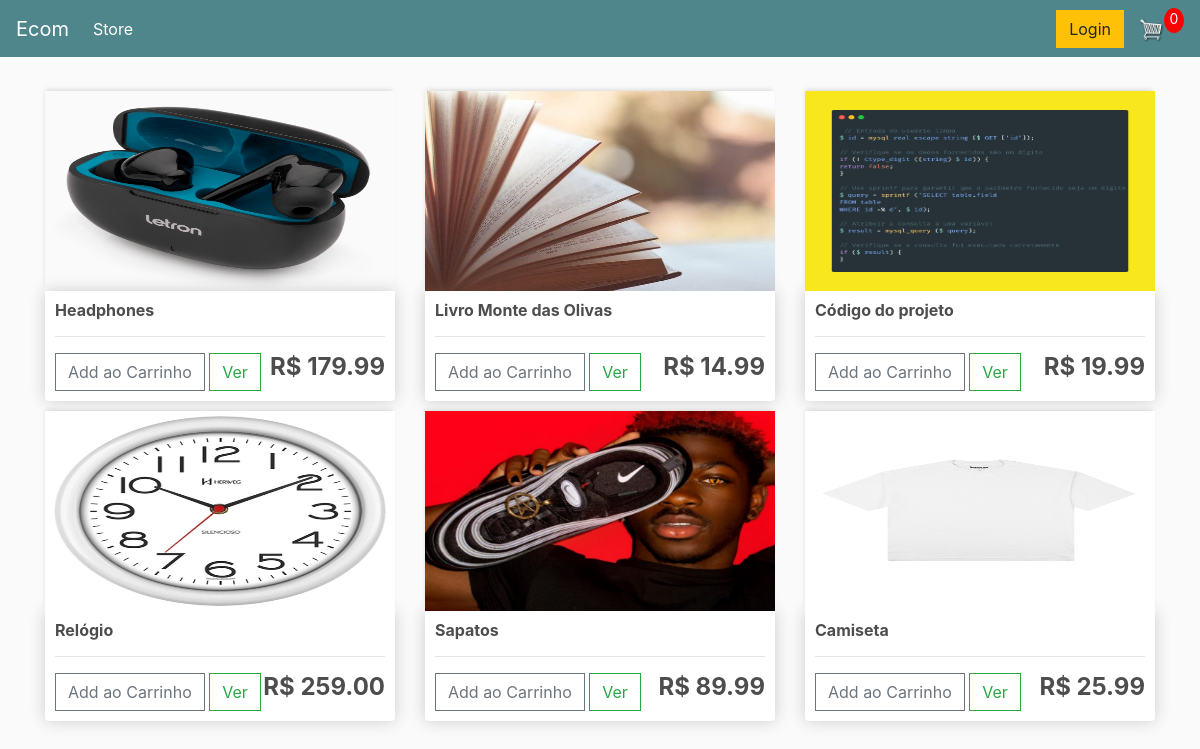
The page / on the database its author committed.
### loja/models.py (models this page shows, shortened)
class Produto(models.Model):
    nome = models.CharField(max_length=200, null=True)
    preco = models.FloatField()
    digital = models.BooleanField(default=False, null=True, blank=False)
    image = models.ImageField(null=True, blank=True)
    @property
    def imageURL(self):
        try:
            url = self.image.url
        except:
            url = ''
        return url

### loja/views.py (the view)
# urls.py: path('', include('loja.urls')),
def loja(request):
    if request.user.is_authenticated:
        cliente = request.user.cliente
        pedido, created = Pedido.objects.get_or_create(cliente=cliente, completo=False)
        itens = pedido.itempedido_set.all()
        pedidoCarrinho = pedido.get_cart_items
    else:
        itens = []
        pedido = {'get_cart_total':0, 'get_cart_items':0, 'shipping':False}
        pedidoCarrinho = pedido['get_cart_items']
    produtos = Produto.objects.all()
    context = {'produtos': produtos, 'pedidoCarrinho': pedidoCarrinho}
    return render(request, 'loja/loja.html', context)

### loja/Templates/loja/loja.html
{% extends 'loja/main.html' %}
{% load static %}
{% block content %}
<div class="row">
    {% for produto in produtos %}
    <div class="col-lg-4">
        <img class="thumbnail" src="{{produto.imageURL}}" alt="{{produto.nome}}">
        <div class="box-element product">
            <h6><strong>{{produto.nome}}</strong></h6>
            <hr>
            <button data-produto={{produto.id}} data-action="add" class="btn btn-outline-secondary add-btn update-cart">Add ao Carrinho</button>
            <a class="btn btn-outline-success" href="#">Ver</a>
            <h4 style="display: inline-block; float: right;"><strong>R$ {{produto.preco|floatformat:2}}</strong></h4>
        </div>
    </div>
    {% endfor %}
</div>
{% endblock content %}

### static/css/main.css (style rules this page uses)
body { background-color: hsl(0, 0%, 98%); }
h1,h2,h3,h4,h5,h6 { color:hsl(0, 0%, 30%); }
.box-element { box-shadow:hsl(0, 0%, 80%) 0 0 16px; background-color: #fff; border-radius: 4px; padding: 10px; }
.thumbnail { width: 100%; height: 200px; -webkit-box-shadow: -1px -3px 5px -2px rgba(214,214,214,1); -moz-box-shadow: -1px -3px 5px -2px rgba(214,214,214,1); box-shadow: -1px -3px 5px -2px rgba(214,214,214,1); }
.product { border-radius: 0 0 4px 4px; }
.col-lg-4, .col-lg-6, .col-lg-8, .col-lg-12 { margin-top: 10px; }
.btn { border-radius: 0; }

### rows shown on the page
Produto: imageURL (picture), nome "Headphones", preco "179.99"
Produto: imageURL (picture), nome "Livro Monte das Olivas", preco "14.99"
Produto: imageURL (picture), nome "Código do projeto", preco "19.99"
Produto: imageURL (picture), nome "Relógio", preco "259.00"
Produto: imageURL (picture), nome "Sapatos", preco "89.99"
Produto: imageURL (picture), nome "Camiseta", preco "25.99"

### other values the page prints
{{ pedidoCarrinho }} "0"
